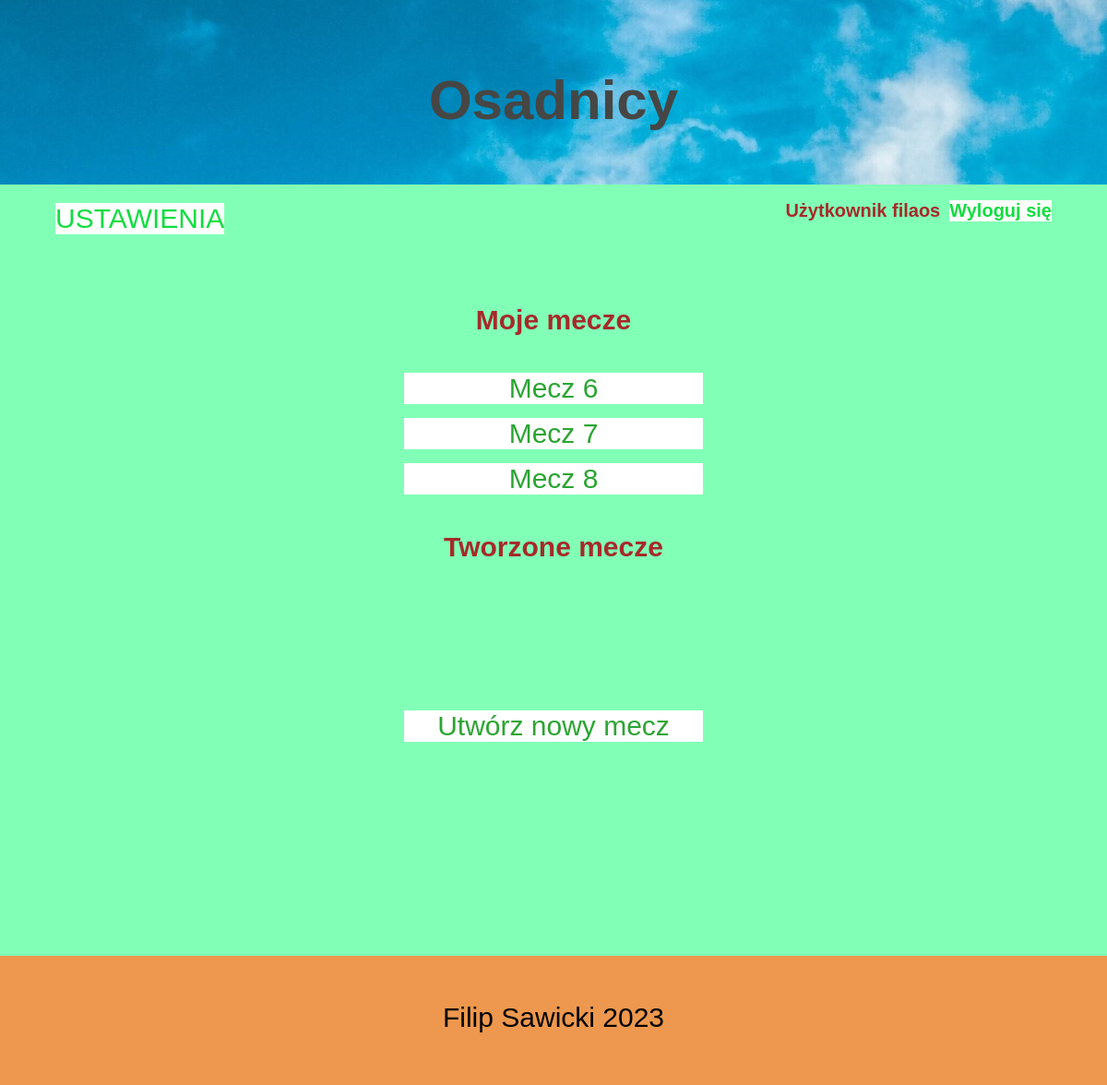
Page /moje_konto.php (signed in) on the earlier database version.
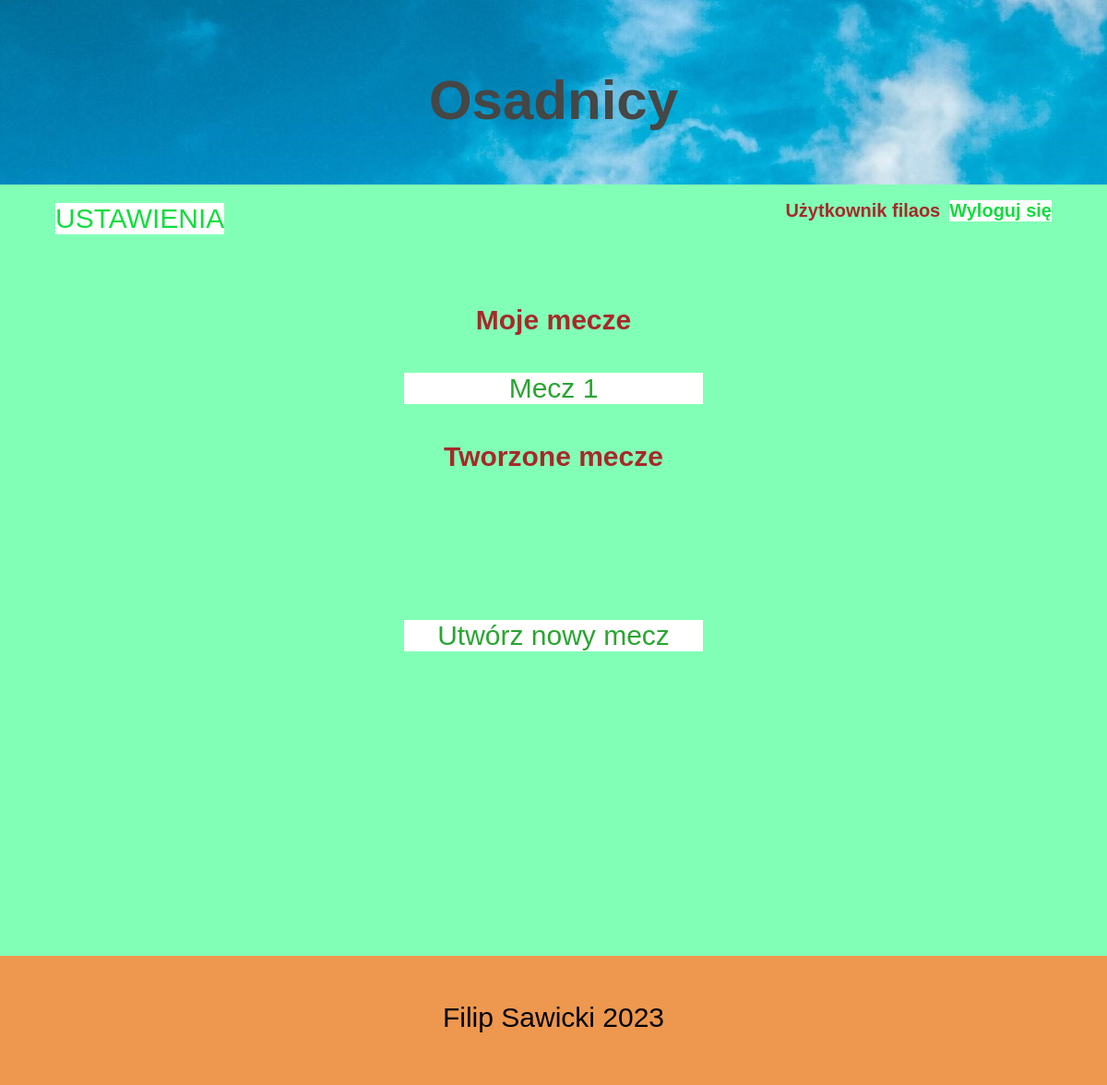
Same page on the later database version.
### tables this page shows
CREATE TABLE `uczestnicy` (
  `id` int(11) NOT NULL,
  `id_user` int(11) NOT NULL,
  `mecz` int(11) NOT NULL,
  `era` int(11) NOT NULL,
  `czas` bigint(20) NOT NULL,
  `uczestnictwo` int(10) NOT NULL,
  `zatwierdzone` int(10) NOT NULL
);

### moje_konto.php (the view, shortened to what this page needs)
<!DOCTYPE html>
<html lang="pl">
<head>
    <link rel="stylesheet" type="text/css" href="style.css">
</head>
<body class="body">
    <Header class="header">
    <div class="tlo">
        <br>
        <div class="tresc_tlo">
            <div id="naglowek_na_tle">
            <h1 id="naglowek"> Osadnicy</h1>
            </div>
        </div>
        </div>
    </Header>
    <div class="container">
        <div class="powrot">USTAWIENIA</div>
        <div class="wylogowanie">
    <h2>
        <?php
       if(isset($_SESSION['login'])){
        echo "Użytkownik  ". $_SESSION['login'];
        ?>
        <a href="wyloguj.php">
            <div class="tilelink2">Wyloguj się
       </div>
        </a>
        <?php
        }
    ?>
    </h2>
        </div>
        <br><br>
        <?php
        require_once "secure.php";
 $polaczenie = @new mysqli($host, $db_user, $db_password, $db_name);
 if($polaczenie->connect_errno!=0)
 {
     echo "Error:".$polaczenie->connect_errno." Opis: ". $polaczenie->connect_error;
 }
 else
 {
$id_user=$_SESSION['uzytkownik_zalogowany'];
  ?>
<br> <br> <br>
<h4>Moje mecze</h4>
 <?php
  $sql = "SELECT * FROM uczestnicy WHERE id_user=$id_user AND uczestnictwo>0 AND zatwierdzone=1";
  if($rezultat2 = $polaczenie->query($sql))
  {
      $ilu_userow = $rezultat2->num_rows;
  }
    for($i=0;$i<$ilu_userow;$i++){
        $wiersz = $rezultat2->fetch_assoc();
        $id_uzytkownika=$wiersz['id_user'];
        if($id_user==$id_uzytkownika){
        ?>
         <div class=mecz onclick="do_wioski(id)" id=<?php echo $wiersz['mecz'];?>>Mecz <?php echo $wiersz['mecz']; $_SESSION['mecz']=$wiersz['mecz'];?> </div>
        <?php
    }}
 ?>
<h4>Tworzone mecze</h4>
        <?php
}
 ?>
<form id="mecz_form" action="tworzenie_meczu.php" method="POST">
<input type="hidden" name="mName"  id='nazmienna' required /><br />
</form>
<form id="do_wioski_form" action="index.php" method="POST">
<input type="hidden" name="mWioska"  id='nazmienna2' required /><br />
</form>
  <br> <br>
<a href="utworz_mecz.php">
    <div class=tworzenie> Utwórz nowy mecz</div>
    </a>
    </div>
    <br> <br>
        <footer class="footer">
            <p><div id="tekst"></div> Filip Sawicki 2023</p>
        </footer>
</body>
</html>

### style.css (style rules this page uses)
@media all and (min-width:1000px) and (max-width:1999px) { .body { background-color: rgb(130, 255, 182); font-family: Arial; height: 100vh; margin: 0px; padding: 0px; } }
@media all and (min-width:1000px) and (max-width:1999px) { .container { margin-left: auto; margin-right: auto; width: 90%; min-height:100%; position:relative; } }
@media all and (min-width:1000px) and (max-width:1999px) { .footer { background-color: rgb(237, 152, 78); text-align: center; font-size: 30px; bottom: 0; width: 100%; padding: 20px 0px 20px 0px; height: 100px; position: relative; } }
@media all and (min-width:1000px) and (max-width:1999px) { .tlo { margin: 0px; padding: 0px; width: 100%; height: 200px; background: #CFD5DE url(zdjecia/niebo.jpg) no-repeat center center fixed; background-size:cover } }
@media all and (min-width:1000px) and (max-width:1999px) { .header { background-image: linear-gradient(to top, #97f3ff 0%, #0fe6e6 100%); color:rgb(70, 70, 69); text-align: center; margin-left: 0; margin-right:0; padding: 0px; margin-top: 0px; font-size: 30px; height: 200px; } }
@media all and (min-width:1000px) and (max-width:1999px) { h2 { color: brown; font-size: 20px; } }
@media all and (min-width:1000px) and (max-width:1999px) { h4 { color: brown; font-size: 30px; text-align: center; } }
@media all and (min-width:1000px) and (max-width:1999px) { .wylogowanie { margin-right: 0px; text-align: right; float: right; width: 40%; } }
@media all and (min-width:1000px) and (max-width:1999px) { .powrot { margin-left: 0px; margin-top: 20px; text-align: left; float: left; font-size: 30px; color: rgb(16, 221, 64); background-color: white; } }
@media all and (min-width:1000px) and (max-width:1999px) { .tilelink2 { background-color: white; text-decoration: none; float: right; margin-left: 10px; color: rgb(16, 221, 64); } }
@media all and (min-width:1000px) and (max-width:1999px) { .tworzenie { color: rgb(42, 165, 50); width: 30%; font-size: 30px; text-align: center; background-color: white; margin-left: auto; margin-right: auto; text-decoration: none; } }
@media all and (min-width:1000px) and (max-width:1999px) { .mecz { color: rgb(42, 165, 50); width: 30%; font-size: 30px; text-align: center; background-color: white; margin-left: auto; margin-right: auto; text-decoration: none; margin-bottom: 15px; } }
@media all and (min-width:1000px) and (max-width:1999px) { a { text-decoration: none; } }

Differences in the rows shown:
removed uczestnicy: mecz "6"
removed uczestnicy: mecz "7"
removed uczestnicy: mecz "8"
now on this page (row edited): uczestnicy: mecz "1"
